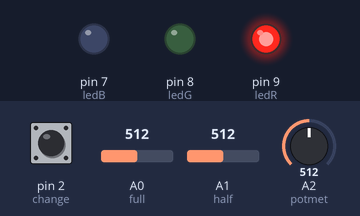
A sketch run on a simulated Arduino Uno, built with avr-gcc and run on an emulated ATmega328P. On the bench: output pins drawn as LEDs (lit = HIGH). Inputs (shaded band) come from the test bench; at power-on: pin 2 (change) HIGH, A0 (full) = 512, A1 (half) = 512, A2 (potmet) = 512. The audio player accepts every command and is not drawn; what the sketch prints to the serial monitor is not drawn.

Above: at 1.7 s.
1.8 s: pin 2 (change) pulled LOW for 0.15 s
At 2.8 s:
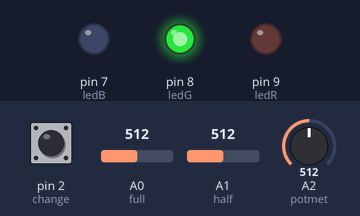
3.4 s: pin 2 (change) pulled LOW for 1 s
At 4.0 s:
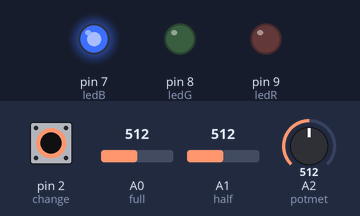
5.9 s: pin 2 (change) pulled LOW for 0.15 s
At 7.1 s:
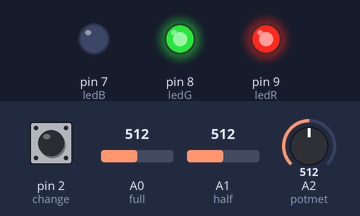
7.5 s: pin 2 (change) pulled LOW for 3.2 s
At 8.3 s:
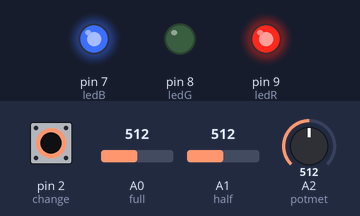
12.2 s: pin 2 (change) pulled LOW for 0.15 s
At 13.2 s:
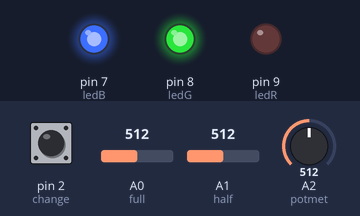
13.8 s: pin 2 (change) pulled LOW for 1 s
At 14.3 s:
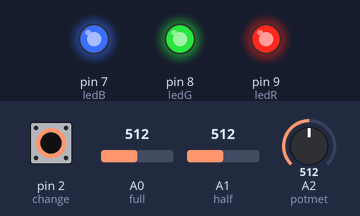
Timing chart, 0 to 16.8 s (numbered marks = the images above; inputs shaded):
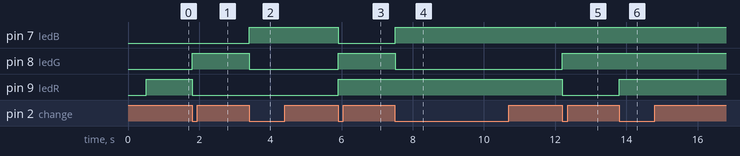

The sketch:

mp3.ino
```cpp
#include "Arduino.h"
#include "SoftwareSerial.h"
#include "DFRobotDFPlayerMini.h"

const int full = 0;
const int half = 1;
const int potmet = 2;
const int change = 2;
const int ledR = 9;
const int ledG = 8;
const int ledB = 7;

int fullValue;
int halfValue;
int potValue;
int oldPotValue;

int state;

int folderNumber;

int maxFolder;

SoftwareSerial mySoftwareSerial(10, 11); // RX, TX
DFRobotDFPlayerMini myDFPlayer;
//void printDetail(uint8_t type, int value);

void setup()
{
  mySoftwareSerial.begin(9600);
  Serial.begin(115200);
  pinMode(change, INPUT_PULLUP);
  attachInterrupt(digitalPinToInterrupt(change),changeInstrument , FALLING);

  Serial.println();
  Serial.println(F("DFRobot DFPlayer Mini Demo"));
  Serial.println(F("Initializing DFPlayer ... (May take 3~5 seconds)"));

  if (!myDFPlayer.begin(mySoftwareSerial)) {  //Use softwareSerial to communicate with mp3.
    Serial.println(F("Unable to begin:"));
    Serial.println(F("1.Please recheck the connection!"));
    Serial.println(F("2.Please insert the SD card!"));
    while(true);
  }
  Serial.println(F("DFPlayer Mini online."));

  potValue=analogRead(potmet);
  myDFPlayer.volume(potValue * 30/1024);

  pinMode(ledR,OUTPUT);
  pinMode(ledG,OUTPUT);
  pinMode(ledB,OUTPUT);
  digitalWrite(ledR,HIGH);
  digitalWrite(ledG,LOW);
  digitalWrite(ledB,LOW);

  fullValue = 0;
  halfValue = 0;
  potValue = 0;
  state = 0;
  maxFolder = myDFPlayer.readFolderCounts()-1;
  folderNumber = 0;

  //pinMode(change,INPUT);

}

void loop()
{
  //static unsigned long timer = millis();
  oldPotValue=potValue;
  potValue=analogRead(potmet);
  if(abs(oldPotValue-potValue)>5)
  {
    myDFPlayer.volume(potValue * 30/1024);
  }

  fullValue = analogRead(full);
  halfValue = analogRead(half);

  Serial.print("Egesz: ");
  Serial.print(fullValue);
  Serial.print("       Fel: ");
  Serial.println(halfValue);

  //Serial.print("Play: ");
  //Serial.println(myDFPlayer.readCurrentFileNumber());

  if(fullValue >= 1018)
  {
    //myDFPlayer.play(1);
    state = 1;
    //myDFPlayer.playFolder((uint8_t) folderNumber, (uint8_t)state);
  }
  else if(fullValue <= 936 && fullValue >= 926)
  {
    //myDFPlayer.play(3);
    state = 3;
    //myDFPlayer.playFolder((uint8_t) folderNumber, (uint8_t)state);
  }
  else if(fullValue <= 860 && fullValue >= 850)
  {
    //myDFPlayer.play(5);
    state = 5;
    //myDFPlayer.playFolder((uint8_t) folderNumber, (uint8_t)state);
  }
  else if(fullValue <= 794 && fullValue >= 784)
  {
    //myDFPlayer.play(6);
    state = 6;
    //myDFPlayer.playFolder((uint8_t) folderNumber, (uint8_t)state);
  }
  else if(fullValue <= 738 && fullValue >= 728)
  {
    //myDFPlayer.play(8);
    state = 8;
    //myDFPlayer.playFolder((uint8_t) folderNumber, (uint8_t)state);
  }
  else if(fullValue <= 688 && fullValue >= 678)
  {
    //myDFPlayer.play(10);
    state = 10;
    //myDFPlayer.playFolder((uint8_t) folderNumber, (uint8_t)state);
  }
  else if(fullValue <= 645 && fullValue >= 635)
  {
    //myDFPlayer.play(12);
    state = 12;
    //myDFPlayer.playFolder((uint8_t) folderNumber, (uint8_t)state);
  }
  else if(fullValue <= 608 && fullValue >= 598)
  {
    //myDFPlayer.play(13);
    state = 13;
   // myDFPlayer.playFolder((uint8_t) folderNumber, (uint8_t)state);
  }
  else if(halfValue >= 1018)
  {
    //myDFPlayer.play(2);
    state = 2;
    //myDFPlayer.playFolder((uint8_t) folderNumber, (uint8_t)state);
  }
  else if(halfValue <= 937 && halfValue >= 927)
  {
    //myDFPlayer.play(4);
    state = 4;
    //myDFPlayer.playFolder((uint8_t) folderNumber, (uint8_t)state);
  }
  else if(halfValue <= 859 && halfValue >= 849)
  {
    //myDFPlayer.play(7);
    state = 7;
    //myDFPlayer.playFolder((uint8_t) folderNumber, (uint8_t)state);
  }
  else if(halfValue <= 794 && halfValue >= 784)
  {
    //myDFPlayer.play(9);
    state = 9;
    //myDFPlayer.playFolder((uint8_t) folderNumber, (uint8_t)state);
  }
  else if(halfValue <= 738 && halfValue >= 728)
  {
    //myDFPlayer.play(11);
    state = 11;
    //myDFPlayer.playFolder((uint8_t) folderNumber, (uint8_t)state);
  }
  else
  {
    state = 0;
  }
  //myDFPlayer.playFolder((uint8_t) folderNumber, (uint8_t)state);
 // myDFPlayer.play(state);
  Serial.println(folderNumber);
  Serial.println(state);
  //myDFPlayer.play(state + folderNumber * 13);

  switch (state)
  {
    case 0:
      //myDFPlayer.stop();
      break;
    case 1:
      myDFPlayer.play(state + folderNumber * 13);
      //myDFPlayer.playLargeFolder(1, 1);
      break;
    case 2:
      myDFPlayer.play(state + folderNumber * 13);
      //delay(3000);
      break;
    case 3:
      myDFPlayer.play(state + folderNumber * 13);
      //delay(3000);
      break;
    case 4:
      myDFPlayer.play(state + folderNumber * 13);
      //delay(3000);
      break;
    case 5:
      myDFPlayer.play(state + folderNumber * 13);
      //delay(3000);
      break;
    case 6:
      myDFPlayer.play(state + folderNumber * 13);
      //delay(3000);
      break;
    case 7:
      myDFPlayer.play(state + folderNumber * 13);
      //delay(3000);
      break;
    case 8:
      myDFPlayer.play(state + folderNumber * 13);
      //delay(3000);
      break;
    case 9:
      myDFPlayer.play(state + folderNumber * 13);
      //delay(3000);
      break;
    case 10:
      myDFPlayer.play(state + folderNumber * 13);
      //delay(3000);
      break;
    case 11:
      myDFPlayer.play(state + folderNumber * 13);
      //delay(3000);
      break;
    case 12:
      myDFPlayer.play(state + folderNumber * 13);
      //delay(3000);
      break;
    case 13:
      myDFPlayer.play(state + folderNumber * 13);
      //delay(3000);
      break;
  }

  switch(folderNumber){
    case 0:
      digitalWrite(ledR,HIGH);
      digitalWrite(ledG,LOW);
      digitalWrite(ledB,LOW);
      break;
    case 1:
      digitalWrite(ledR,LOW);
      digitalWrite(ledG,HIGH);
      digitalWrite(ledB,LOW);
      break;
    case 2:
      digitalWrite(ledR,LOW);
      digitalWrite(ledG,LOW);
      digitalWrite(ledB,HIGH);
      break;
    case 3:
      digitalWrite(ledR,HIGH);
      digitalWrite(ledG,HIGH);
      digitalWrite(ledB,LOW);
      break;
    case 4:
      digitalWrite(ledR,HIGH);
      digitalWrite(ledG,LOW);
      digitalWrite(ledB,HIGH);
      break;
    case 5:
      digitalWrite(ledR,LOW);
      digitalWrite(ledG,HIGH);
      digitalWrite(ledB,HIGH);
      break;
    case 6:
      digitalWrite(ledR,HIGH);
      digitalWrite(ledG,HIGH);
      digitalWrite(ledB,HIGH);
      break;
  }

  //delay(1000);
  /*
  if (millis() - timer > 3000) {
    timer = millis();
    //myDFPlayer.next();  //Play next mp3 every 3 second.
  }

  if (myDFPlayer.available()) {
    printDetail(myDFPlayer.readType(), myDFPlayer.read()); //Print the detail message from DFPlayer to handle different errors and states.
  }*/
}

void changeInstrument(){
  if(folderNumber == maxFolder - 1)
    {
      folderNumber = 0;
    }
    else
    {
      folderNumber = folderNumber + 1;
    }
    /*if(myDFPlayer.readCurrentFileNumber()!=0){
      myDFPlayer.pause();
      }*/

}
/*
void printDetail(uint8_t type, int value){
  switch (type) {
    case TimeOut:
      Serial.println(F("Time Out!"));
      break;
    case WrongStack:
      Serial.println(F("Stack Wrong!"));
      break;
    case DFPlayerCardInserted:
      Serial.println(F("Card Inserted!"));
      break;
    case DFPlayerCardRemoved:
      Serial.println(F("Card Removed!"));
      break;
    case DFPlayerCardOnline:
      Serial.println(F("Card Online!"));
      break;
    case DFPlayerPlayFinished:
      Serial.print(F("Number:"));
      Serial.print(value);
      Serial.println(F(" Play Finished!"));
      break;
    case DFPlayerError:
      Serial.print(F("DFPlayerError:"));
      switch (value) {
        case Busy:
          Serial.println(F("Card not found"));
          break;
        case Sleeping:
          Serial.println(F("Sleeping"));
          break;
        case SerialWrongStack:
          Serial.println(F("Get Wrong Stack"));
          break;
        case CheckSumNotMatch:
          Serial.println(F("Check Sum Not Match"));
          break;
        case FileIndexOut:
          Serial.println(F("File Index Out of Bound"));
          break;
        case FileMismatch:
          Serial.println(F("Cannot Find File"));
          break;
        case Advertise:
          Serial.println(F("In Advertise"));
          break;
        default:
          break;
      }
      break;
    default:
      break;
  }

}*/
```

Measured:
- after the input at 1.8 s, pin 8 (ledG): LOW → HIGH at once; pin 9 (ledR): HIGH → LOW at once
- after the input at 3.4 s, pin 7 (ledB): LOW → HIGH at once; pin 8 (ledG): HIGH → LOW at once
- after the input at 5.9 s, pin 7 (ledB): HIGH → LOW at once; pin 8 (ledG), pin 9 (ledR): LOW → HIGH at once
- after the input at 7.5 s, pin 7 (ledB): LOW → HIGH at once; pin 8 (ledG): HIGH → LOW at once
- after the input at 12.2 s, pin 8 (ledG): LOW → HIGH at once; pin 9 (ledR): HIGH → LOW at once
- after the input at 13.8 s, pin 9 (ledR): LOW → HIGH at once
